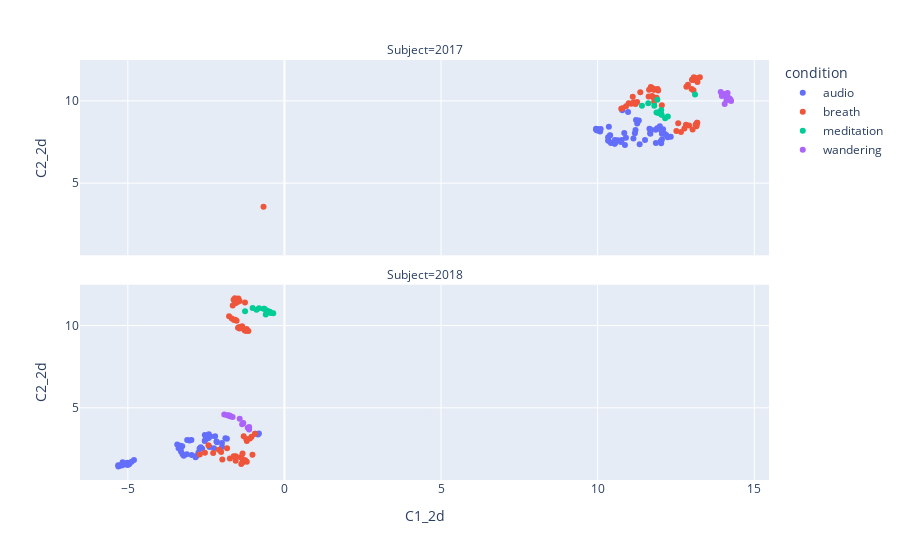

Write notebook code for a chart like this one.
### Code cell
fig = px.scatter(
    plotX, 
    x='C1_2d', 
    y='C2_2d', 
    color="condition", 
    facet_col="Subject", 
    facet_col_wrap=1,
)
fig.show()

### Figure 1 — Plotly figure (JSON) as saved in the notebook; plotly's stock layout.template omitted (floating-point values rounded to 4 significant figures)
{"data": [{"hovertemplate": "condition=audio<br>Subject=2017<br>C1_2d=%{x}<br>C2_2d=%{y}<extra></extra>", "legendgroup": "audio", "marker": {"color": "#636efa", "symbol": "circle"}, "mode": "markers", "name": "audio", "orientation": "v", "showlegend": true, "type": "scatter", "x": [10.97, 11.86, 11.34, 11.51, 11.22, 11.65, 12.03, 11.31, 11.26, 11.99, 12.24, 12.15, 12.33, 9.948, 9.949, 10.08, 10.64, 11.14, 10.85, 12.05, 11.19, 12.2, 11.7, 11.85, 10.77, 10.9, 10.36, 9.989, 12.01, 10.1, 11.9, 10.79, 11.21, 12.07, 12.09, 12.05, 9.991, 9.964, 12.02, 10.55, 10.42, 10.55, 10.87, 10.4, 10.35, 10.54, 11.68, 10.34, 11.68, 10.74, 10.39, 10.33], "xaxis": "x2", "y": [9.326, 7.444, 7.363, 7.626, 8.834, 8.309, 7.424, 8.811, 8.631, 8.463, 7.792, 7.994, 7.816, 8.264, 8.306, 8.138, 7.599, 7.71, 8.047, 7.997, 8.026, 7.906, 8.244, 8.251, 7.616, 7.755, 8.434, 8.199, 7.551, 8.297, 8.331, 9.435, 8.228, 8.058, 8.27, 7.657, 8.283, 8.233, 8.225, 7.401, 7.445, 7.629, 7.314, 7.917, 7.587, 7.406, 8.049, 7.575, 8.003, 7.507, 7.902, 7.793], "yaxis": "y2"}, {"hovertemplate": "condition=audio<br>Subject=2018<br>C1_2d=%{x}<br>C2_2d=%{y}<extra></extra>", "legendgroup": "audio", "marker": {"color": "#636efa", "symbol": "circle"}, "mode": "markers", "name": "audio", "orientation": "v", "showlegend": false, "type": "scatter", "x": [-5.302, -5.197, -5.015, -5.266, -5.021, -5.024, -5.308, -5.167, -4.95, -4.998, -4.881, -5.104, -5.002, -3.028, -3.422, -3.263, -3.106, -3.252, -3.318, -3.315, -3.214, -3.302, -3.379, -3.118, -2.97, -4.804, -0.8153, -0.8468, -0.9304, -2.673, -2.546, -2.214, -2.517, -2.432, -2.364, -2.746, -2.413, -2.542, -2.429, -1.994, -1.994, -1.884, -2.811, -2.391, -1.837, -2.151, -2.838, -2.961, -2.709, -2.627, -2.25, -2.17], "xaxis": "x", "y": [1.435, 1.494, 1.657, 1.496, 1.613, 1.631, 1.511, 1.694, 1.589, 1.61, 1.726, 1.554, 1.532, 3.019, 2.765, 2.663, 3.048, 2.171, 2.454, 2.698, 2.088, 2.341, 2.541, 2.183, 3.039, 1.831, 3.443, 3.377, 3.431, 2.607, 2.985, 3.272, 3.083, 3.144, 3.256, 2.288, 3.388, 3.348, 3.329, 2.627, 2.857, 3.149, 2.071, 2.616, 3.127, 2.913, 1.996, 2.14, 2.53, 2.506, 2.538, 2.959], "yaxis": "y"}, {"hovertemplate": "condition=breath<br>Subject=2017<br>C1_2d=%{x}<br>C2_2d=%{y}<extra></extra>", "legendgroup": "breath", "marker": {"color": "#EF553B", "symbol": "circle"}, "mode": "markers", "name": "breath", "orientation": "v", "showlegend": true, "type": "scatter", "x": [-0.6675, 13.18, 13.13, 12.57, 13.18, 13.03, 13.15, 13.16, 12.77, 12.66, 12.82, 12.92, 12.51, 11.91, 10.91, 10.79, 10.75, 10.99, 11.12, 11.7, 11.77, 11.7, 11.73, 11.93, 11.8, 11.79, 11.63, 11.77, 11.74, 11.64, 11.21, 11.84, 11.08, 11.36, 11.26, 11.8, 12.05, 11.15, 11.88, 13.03, 12.83, 13.2, 12.88, 13.19, 13.13, 13.19, 13.0, 13.06, 13.07, 13.05, 13.26, 13.01], "xaxis": "x2", "y": [3.559, 8.673, 8.567, 8.637, 8.668, 8.254, 8.463, 8.511, 8.32, 8.105, 8.551, 8.508, 8.162, 10.73, 9.675, 9.549, 9.528, 9.858, 10.25, 10.84, 10.76, 10.73, 10.76, 10.63, 10.68, 10.69, 10.27, 10.22, 10.29, 10.67, 9.813, 10.19, 9.823, 10.52, 9.933, 9.933, 9.734, 9.92, 10.19, 11.29, 10.86, 11.37, 10.98, 11.37, 11.31, 11.15, 10.72, 10.64, 11.44, 11.27, 11.44, 11.28], "yaxis": "y2"}, {"hovertemplate": "condition=breath<br>Subject=2018<br>C1_2d=%{x}<br>C2_2d=%{y}<extra></extra>", "legendgroup": "breath", "marker": {"color": "#EF553B", "symbol": "circle"}, "mode": "markers", "name": "breath", "orientation": "v", "showlegend": false, "type": "scatter", "x": [-1.021, -1.379, -1.202, -1.558, -1.252, -1.336, -1.339, -1.4, -1.337, -1.555, -1.741, -1.62, -1.984, -1.219, -1.103, -1.201, -2.022, -2.276, -2.095, -0.9417, -2.426, -1.05, -2.704, -1.833, -1.3, -2.539, -1.609, -1.68, -1.482, -1.528, -1.351, -1.281, -1.435, -1.207, -1.434, -1.248, -1.57, -1.151, -1.221, -1.768, -1.651, -1.26, -1.465, -1.623, -1.574, -1.555, -1.524, -1.583, -1.435, -1.471, -1.582, -1.479], "xaxis": "x", "y": [2.15, 1.583, 1.727, 1.778, 1.813, 1.888, 1.684, 1.993, 2.224, 2.055, 1.923, 2.053, 1.866, 3.108, 3.143, 2.99, 2.312, 2.251, 2.446, 3.421, 2.722, 3.248, 2.16, 2.536, 3.266, 2.269, 10.34, 10.43, 9.872, 10.3, 9.957, 9.726, 9.92, 9.791, 9.828, 9.689, 10.35, 9.664, 9.685, 10.57, 11.21, 11.4, 11.53, 11.57, 11.6, 11.38, 11.44, 11.66, 11.49, 11.65, 11.36, 11.45], "yaxis": "y"}, {"hovertemplate": "condition=meditation<br>Subject=2017<br>C1_2d=%{x}<br>C2_2d=%{y}<extra></extra>", "legendgroup": "meditation", "marker": {"color": "#00cc96", "symbol": "circle"}, "mode": "markers", "name": "meditation", "orientation": "v", "showlegend": true, "type": "scatter", "x": [11.62, 11.41, 11.9, 12.03, 11.93, 11.94, 12.24, 12.15, 13.11, 12.04, 11.88, 12.03, 11.81], "xaxis": "x2", "y": [9.856, 9.711, 10.06, 9.452, 9.278, 9.291, 9.046, 8.948, 10.38, 9.159, 9.294, 9.164, 9.698], "yaxis": "y2"}, {"hovertemplate": "condition=meditation<br>Subject=2018<br>C1_2d=%{x}<br>C2_2d=%{y}<extra></extra>", "legendgroup": "meditation", "marker": {"color": "#00cc96", "symbol": "circle"}, "mode": "markers", "name": "meditation", "orientation": "v", "showlegend": false, "type": "scatter", "x": [-1.257, -1.016, -0.8913, -0.4805, -0.4661, -0.8122, -0.4783, -0.5965, -0.4162, -0.6406, -0.5572, -0.665, -0.3582], "xaxis": "x", "y": [10.87, 11.06, 10.96, 10.8, 10.84, 11.05, 10.81, 10.67, 10.76, 11.03, 10.92, 11.02, 10.74], "yaxis": "y"}, {"hovertemplate": "condition=wandering<br>Subject=2017<br>C1_2d=%{x}<br>C2_2d=%{y}<extra></extra>", "legendgroup": "wandering", "marker": {"color": "#ab63fa", "symbol": "circle"}, "mode": "markers", "name": "wandering", "orientation": "v", "showlegend": true, "type": "scatter", "x": [14.04, 13.93, 14.15, 14.13, 14.12, 13.97, 14.23, 14.23, 14.26, 14.24, 14.2, 14.11, 14.06], "xaxis": "x2", "y": [10.42, 10.54, 10.49, 10.37, 10.27, 10.29, 10.04, 10.07, 9.998, 10.08, 10.16, 10.06, 9.805], "yaxis": "y2"}, {"hovertemplate": "condition=wandering<br>Subject=2018<br>C1_2d=%{x}<br>C2_2d=%{y}<extra></extra>", "legendgroup": "wandering", "marker": {"color": "#ab63fa", "symbol": "circle"}, "mode": "markers", "name": "wandering", "orientation": "v", "showlegend": false, "type": "scatter", "x": [-1.172, -1.127, -1.351, -1.126, -1.769, -1.314, -1.921, -1.732, -1.428, -1.714, -1.656, -1.771, -1.83], "xaxis": "x", "y": [3.788, 3.687, 3.998, 3.828, 4.528, 4.076, 4.596, 4.483, 4.33, 4.481, 4.444, 4.527, 4.543], "yaxis": "y"}], "layout": {"annotations": [{"font": {}, "showarrow": false, "text": "Subject=2018", "x": 0.5, "xanchor": "center", "xref": "paper", "y": 0.465, "yanchor": "bottom", "yref": "paper"}, {"font": {}, "showarrow": false, "text": "Subject=2017", "x": 0.5, "xanchor": "center", "xref": "paper", "y": 1.0, "yanchor": "bottom", "yref": "paper"}], "legend": {"title": {"text": "condition"}, "tracegroupgap": 0}, "margin": {"t": 60}, "xaxis": {"anchor": "y", "domain": [0, 1], "title": {"text": "C1_2d"}}, "xaxis2": {"anchor": "y2", "domain": [0, 1], "matches": "x", "showticklabels": false}, "yaxis": {"anchor": "x", "domain": [0, 0.465], "title": {"text": "C2_2d"}}, "yaxis2": {"anchor": "x2", "domain": [0.535, 1.0], "matches": "y", "title": {"text": "C2_2d"}}}}
